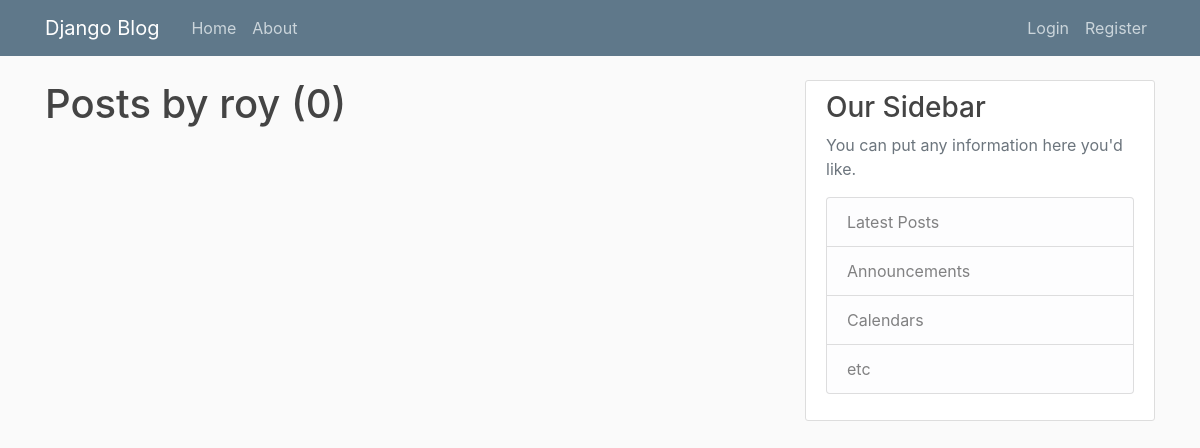
Page /user/roy on the earlier database version.
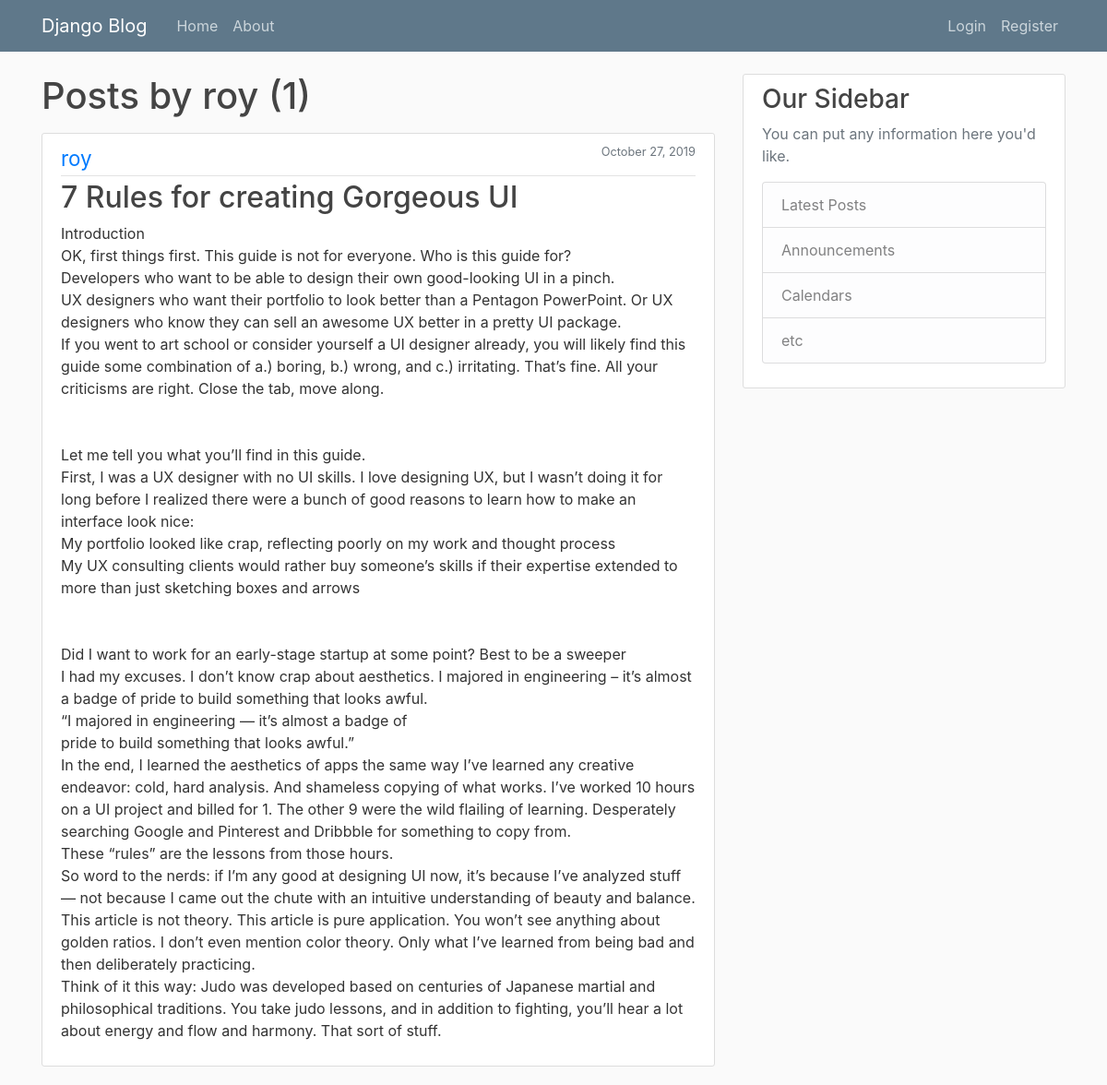
Same page on the later database version.
### blog/models.py (models this page shows, shortened)
class Post(models.Model):
    title = models.CharField(max_length=100)
    image = models.ImageField(blank=True, null=True)
    content = models.TextField()
    date_posted = models.DateTimeField(default=timezone.now)
    author = models.ForeignKey(User, on_delete=models.CASCADE)

### blog/views.py (the view)
# urls.py: path('user/<str:username>', UserPostListView.as_view(), name='user-posts'),
class UserPostListView(ListView):
    model = Post
    template_name = 'blog/user_posts.html'
    context_object_name = 'posts'
    paginate_by = 5
    def get_queryset(self):
        user = get_object_or_404(User, username=self.kwargs.get('username'))
        return Post.objects.filter(author=user).order_by("-date_posted")

### blog/templates/blog/user_posts.html (shortened to what this page needs)
{% extends "blog/base.html" %}
{% block content %}
<h1 class="mb-3">Posts by {{ view.kwargs.username }} ({{ page_obj.paginator.count }}) </h1>
{% for post in posts %}
<article class="media content-section">
    <div class="media-body">
        <div class="article-metadata">
            <a class="author-text" href="{% url 'user-posts' post.author.username %}">{{ post.author }}</a>
            <small class="text-muted float-right">{{ post.date_posted|date:"F d, Y" }}</small>
        </div>
        <h2><a class="article-title" href="{% url 'post-detail' post.id %}">{{ post.title }}</a></h2>
        <p class="article-content">{{ post.content }}</p>
    </div>
</article>
{% endfor %}
{% endblock content %}

Differences in the rows shown:
added Post: author "roy", date_posted "October 27, 2019", title "7 Rules for creating Gorgeous UI", content "Introduction OK, first things first. This guide is not for everyone. Who is this guide for? Developers who want to be able to design their own good-looking UI in a pinch. UX designers who want their portfolio to look better than a Pentagon PowerPoint. Or UX designers who know they can sell an awesome UX better in a pretty UI package. If you went to art school or consider yourself a UI designer already, you will likely find this guide some combination of a.) boring, b.) wrong, and c.) irritating. That’s fine. All your criticisms are right. Close the tab, move along. Let me tell you what you’ll find in this guide. First, I was a UX designer with no UI skills. I love designing UX, but I wasn’t…"
Other differences:
{{ page_obj.paginator.count }}: "0" → "1"
